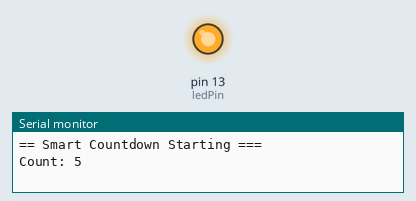
Simulated run of this sketch. Board: Arduino Uno, built with avr-gcc and run on an emulated ATmega328P. On the bench: output pins drawn as LEDs (lit = HIGH), the last lines printed to the serial monitor.

Above: at 0.1 s.
At 18.6 s:
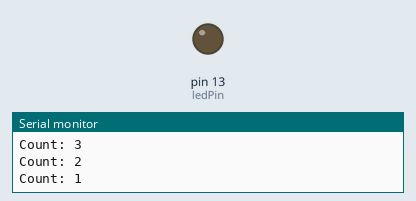
Timing chart, 0 to 20.1 s (numbered marks = the images above):
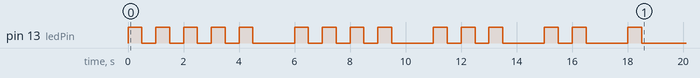

The sketch:

assignment.ino
```cpp
int startValue = 5;
int ledPin = 13;

void flashLED(int times) {
    for (int i = 0; i < times; i++) {
        digitalWrite(ledPin, HIGH);
        delay(500);
        digitalWrite(ledPin, LOW);
        delay(500);
    }
}

void setup() {
    pinMode(ledPin, OUTPUT);
    Serial.begin(9600);

    Serial.println("== Smart Countdown Starting ===");

    int count = startValue;
    while (count > 0) {
        Serial.print("Count: ");
        Serial.println(count);

        flashLED(count); // blink the LED 'count' times

        delay(1000);
        count = count - 1;
    }

    Serial.println("== Countdown Complete ===");
}

void loop() { }
```
